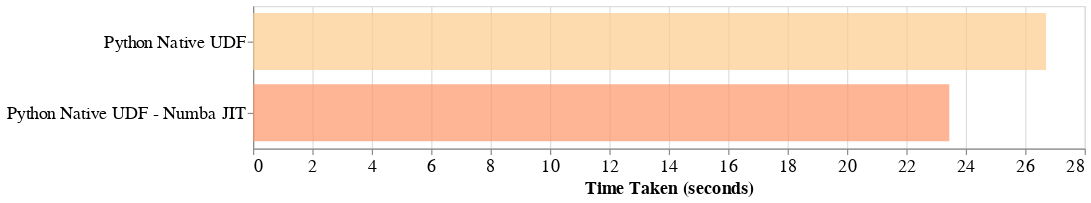

The code cell stored with this chart in its notebook:
### Code cell
entries = {
    "Python Native UDF": 26.701,  # seconds
    "Python Native UDF - Numba JIT": 23.443,  # seconds
}
get_chart(entries)

### Figure 1 — Vega-Lite specification as saved in the notebook (floating-point values rounded to 4 significant figures)
{"config": {"view": {"continuousWidth": 300, "continuousHeight": 300}, "axis": {"labelFontSize": 15, "titleFontSize": 15}, "scale": {"bandPaddingInner": 0.2}}, "data": {"name": "data-6b25b285b0bd6286b8b3c61417d311ce"}, "mark": {"type": "bar"}, "encoding": {"color": {"field": "time_taken", "legend": null, "scale": {"domain": [0, 30], "scheme": "magma"}, "type": "quantitative"}, "opacity": {"value": 0.7}, "x": {"axis": {"title": "Time Taken (seconds)"}, "field": "time_taken", "type": "quantitative"}, "y": {"axis": {"labelLimit": 1000, "title": null}, "field": "approach", "sort": "-x", "type": "nominal"}}, "height": 120, "width": 700, "$schema": "https://vega.github.io/schema/vega-lite/v5.17.0.json", "datasets": {"data-6b25b285b0bd6286b8b3c61417d311ce": [{"approach": "Python Native UDF", "time_taken": 26.7}, {"approach": "Python Native UDF - Numba JIT", "time_taken": 23.44}]}}
